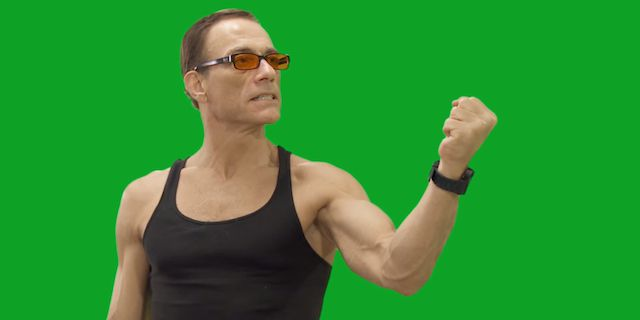
%> input picture ex4/PART II/Images/VanDamme.jpg, 640 x 320 px
$ octave part2_2.m   (GNU Octave 9; MATLAB toolbox functions it lacks are replaced by stand-ins)
%> lines starting %> are read from the running program, lines starting %| are printed output that depends on the picture
### ex4/PART II/getColorHistogram.m
function hist = getColorHistogram(I,seed, histRes)
%%%%%%%%%%%%%%%%%%%%%%%%%%%%%%%%%%%%%%%%%%%%%%%%%%%%%%%%%%%%%%%%%%%%%%%%%%%
% Compute a color histograms based on selected points from an image
%
% INPUT
% - I       : color image
% - seed    : Nx2 matrix containing the the position of pixels which will be
%             uset to compute the color histogram
% - histRes : resolution of the histogram
%
% OUTPUT
% - hist : color histogram
%%%%%%%%%%%%%%%%%%%%%%%%%%%%%%%%%%%%%%%%%%%%%%%%%%%%%%%%%%%%%%%%%%%%%%%%%%%

% positions of seed
x = seed(:, 1);
y = seed(:, 2);

% RGB
I_r = I(:,:,1);
I_g = I(:,:,2);
I_b = I(:,:,3);

% get values of intensities (0~255)
idx = sub2ind(size(I_r), y, x);

seed_r = I_r(idx);
seed_g = I_g(idx);
seed_b = I_b(idx);

% get histogram
bin_edges = 0:histRes;
bin_edges = 256 / histRes .* bin_edges;

hist_r = histcounts(seed_r, bin_edges);
hist_g = histcounts(seed_g, bin_edges);
hist_b = histcounts(seed_b, bin_edges);

hist = cat(3, hist_r, hist_g, hist_b);

% smooth with gaussian filter
hist = smooth3(hist, 'gaussian', 7);

% normalize histogram
hist = hist ./ sum(hist, 2);

end

### ex4/part2_2.m
%% EXERCISE 4 - PART 2-2
clc
close all
clear

% paths
addpath(genpath('PART II'))

% debug
debug = true;

%% MAIN

if debug
    % this is for debugging

    % with VanDamme
    disp('-------------------------------------------------------------------')
    disp('debug with a given image')

    %% LOAD
    lambda = 1;

    image = imread('PART II/Images/VanDamme.jpg');
%> image is the input picture: size 320x640x3 uint8; mean R, G, B 45.2, 143.6, 49.7
    load('PART II/scribbles/scribbles_JCVD.mat');

% [5 lines of commented-out code are left out]

    figure(1)
    imshow(image)
    hold on
    plot(seed_fg(:, 1), seed_fg(:, 2), '.r') % foreground
    plot(seed_bg(:, 1), seed_bg(:, 2), '.b') % background
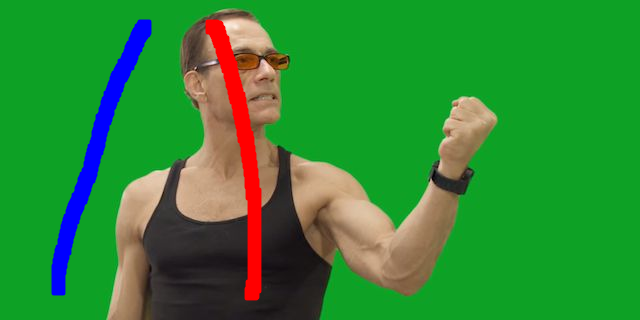
%> figure redrawn from the program's plot data
    hold off

    %% HISTOGRAM
    disp('histogram of seeds...')

    tic
    hist_fg = getColorHistogram(image, seed_fg, 32);
%> in getColorHistogram, `I_r = I(:,:,1);`:
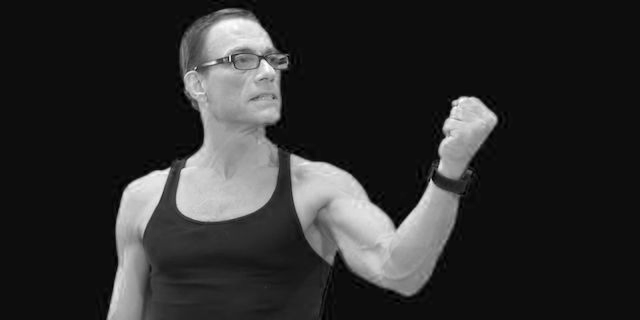
%> I_r: size 320x640 uint8; min 0, max 255, mean 45.2
%> in getColorHistogram, `I_g = I(:,:,2);`:
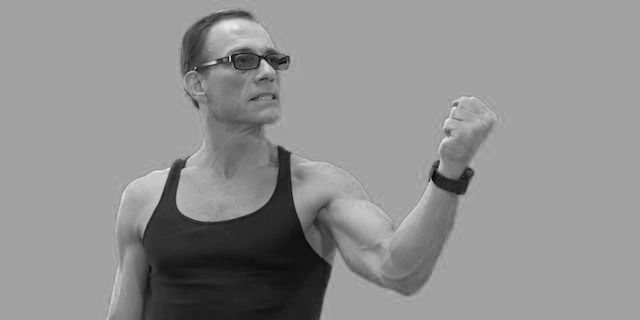
%> I_g: size 320x640 uint8; min 0, max 239, mean 143.6
%> in getColorHistogram, `I_b = I(:,:,3);`:
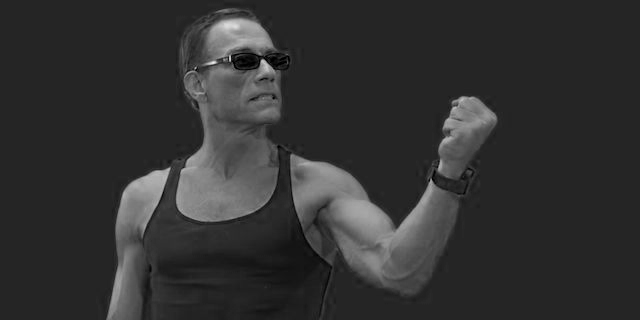
%> I_b: size 320x640 uint8; min 0, max 238, mean 49.7
%> in getColorHistogram, `seed_r = I_r(idx);`: seed_r = 3488 values, max 247 at index 360, min 20 at index 3249, mean 129.3
%> in getColorHistogram, `seed_g = I_g(idx);`: seed_g = 3488 values, max 217 at index 360, min 0 at index 971, mean 101.5
%> in getColorHistogram, `seed_b = I_b(idx);`: seed_b = 3488 values, max 198 at index 775, min 0 at index 869, mean 79.83
%> in getColorHistogram, `hist_r = histcounts(seed_r, bin_edges);`: hist_r = 32 values, max 368 at index 5, min 0 at index 1, mean 109
%> in getColorHistogram, `hist_g = histcounts(seed_g, bin_edges);`: hist_g = 32 values, max 374 at index 15, min 0 at index 29, mean 109
%> in getColorHistogram, `hist_b = histcounts(seed_b, bin_edges);`: hist_b = 32 values, max 425 at index 5, min 0 at index 26, mean 109
    hist_bg = getColorHistogram(image, seed_bg, 32);
    toc;

    figure(2)
    hist_fg_v = double(squeeze(hist_fg));
%> hist_fg_v = 32 rows, first 12: [0.000306 0.00109 0.00171; 0.00479 0.00772 0.00634; 0.0239 0.0333 0.0302; 0.0543 0.0623 0.0683; 0.0903 0.0928 0.0998; 0.0766 0.0711 0.0714; 0.0306 0.0226 0.0254; 0.00743 0.00927 0.0221; 0.00403 0.0143 0.0424; 0.00479 0.0232 0.0714; 0.0065 0.0332 0.0915; 0.00916 0.0369 0.0888]
    hist_fg_v(hist_fg_v==0)=nan;
%> (the run ends here)
